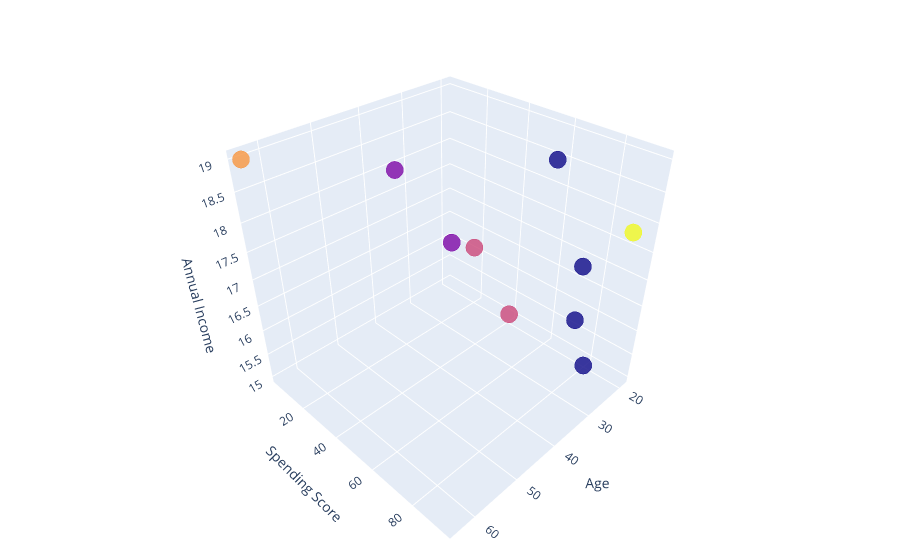

Notebook cell for this chart:
### Code cell
data['labels'] = labels
trace1 = go.Scatter3d(
    x = data['Age'],
    y = data['Spending Score (1-100)'],
    z = data['Annual Income (k$)'],
    mode='markers',
    marker=dict(
        color = data['labels'],
        size= 10,
        line=dict(
            color= data['labels'],
        width= 12
    ),
    opacity=0.8
    )
)
df = [trace1]

layout = go.Layout(
    title = 'Character vs Alive or not',
    margin=dict(
        l=0,
        r=0,
        b=0,
        t=0
    ),
    scene = dict(
        xaxis = dict(title = 'Age'),
        yaxis = dict(title = 'Spending Score'),
        zaxis = dict(title = 'Annual Income')
        )
)

fig = go.Figure(data = df, layout = layout)
py.iplot(fig)

### Figure 1 — Plotly figure (JSON) as saved in the notebook; plotly's stock layout.template omitted (floating-point values rounded to 4 significant figures)
{"data": [{"marker": {"color": [2, 0, 1, 0, 2, 0, 1, 4, 3, 0], "line": {"color": [2, 0, 1, 0, 2, 0, 1, 4, 3, 0], "width": 12}, "opacity": 0.8, "size": 10}, "mode": "markers", "type": "scatter3d", "x": [19, 21, 20, 23, 31, 22, 35, 23, 64, 30], "y": [39, 81, 6, 77, 40, 76, 6, 94, 3, 72], "z": [15, 15, 16, 16, 17, 17, 18, 18, 19, 19]}], "layout": {"autosize": true, "margin": {"b": 0, "l": 0, "r": 0, "t": 0}, "scene": {"aspectmode": "auto", "aspectratio": {"x": 1, "y": 1, "z": 1}, "camera": {"center": {"x": 0, "y": 0, "z": 0}, "eye": {"x": 1.398, "y": 1.398, "z": 1.398}, "projection": {"type": "perspective"}, "up": {"x": 0, "y": 0, "z": 1}}, "xaxis": {"title": {"text": "Age"}, "type": "linear"}, "yaxis": {"title": {"text": "Spending Score"}, "type": "linear"}, "zaxis": {"title": {"text": "Annual Income"}, "type": "linear"}}, "title": {"text": "Character vs Alive or not"}}}
